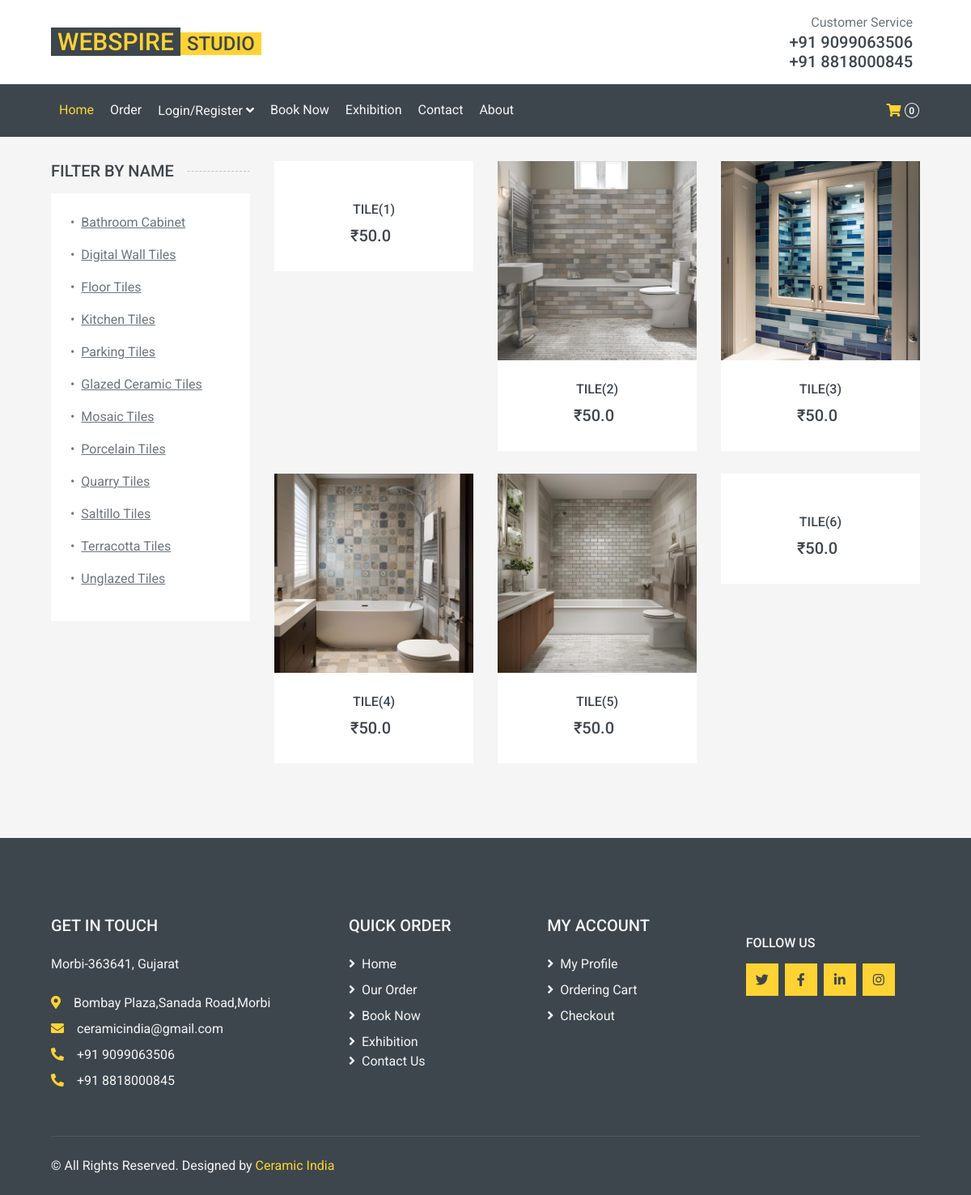
The page /productcatev/16/ on the database its author committed.
### category/models.py (models this page shows, shortened)
class Category(models.Model):
    category_name=models.CharField(max_length=20)
    Category_image=models.ImageField(upload_to="img/categoryimg")
    status=models.BooleanField(default=False)

### product/models.py (models this page shows, shortened)
class product(models.Model):
    category_name=models.ForeignKey("category.Category",on_delete=models.CASCADE)
    name=models.CharField(max_length=50)
    price=models.FloatField()
    qty=models.FloatField()
    image=models.ImageField(upload_to="img/ProductImg/")
    description=models.CharField(max_length=200)

### product/views.py (the view)
# urls.py: path('productcatev/<int:id>/',views.productcatev,name="productcatev"),
def productcatev(request, id):
    try:
        category = Category.objects.get(id=id)
        data = product.objects.filter(category_name=category)
        data1 = Category.objects.filter(status=True)
        p = Paginator(data, per_page=10)
        page_number = request.GET.get('page')
        try:
            page_obj = p.get_page(page_number)
        except PageNotAnInteger:
            page_obj = p.page(1)
        except EmptyPage:
            page_obj = p.page(p.num_pages)
        context = {
            'data': page_obj,
            'data1': data1,
            'page_obj': page_obj,
            'current_category': category
        }
        return render(request, "shopcate.html", context)
    except Category.DoesNotExist:
        messages.error(request, "Category not found")
        return redirect('shop')
    except Exception as e:
        messages.error(request, f"An error occurred: {str(e)}")
        return redirect('shop')

### templates/shopcate.html (shortened to what this page needs)
{% extends 'base.html' %}
{% load static %}
{% block content %}
<div class="container-fluid">
    <div class="row px-xl-5">
        <div class="col-lg-3 col-md-4">
            <h5 class="section-title position-relative text-uppercase mb-3"><span class="bg-secondary pr-3">Filter by Name</span></h5>
            <div class="bg-light p-4 mb-30">
                <form>
                    {% for i in data1 %}
                    <div class="d-flex align-items-center justify-content-left mb-3">
                        •&nbsp;&nbsp;<a for="price-all" href="{% url 'productcatev' i.id %}" style="color:#6c757d; text-decoration: underline;" class="{% if current_category.id == i.id %}fw-bold{% endif %}">{{i.category_name}}</a>
                    </div>
                    {% endfor %}
                </form>
            </div>
        </div>
        <div class="col-lg-9 col-md-8">
            {% if data %}
            <div class="row pb-3">
                {% for i in data %}
                <div class="col-lg-4 col-md-6 col-sm-6 pb-1">
                    <div class="product-item bg-light mb-4">
                        <div class="product-img position-relative overflow-hidden">
                            <img class="img-fluid w-100" src="{{i.image.url}}" alt="">
                            <div class="product-action">
                            </div>
                        </div>
                        <div class="text-center py-4">
                            {% if i.id %}
                            <a class="h6 text-decoration-none text-wrap" style="width: 9rem;" href="{% url 'ProductDetails' i.id %}">{{i.name}}</a>
                            {% else %}
                            <a class="h6 text-decoration-none text-wrap" style="width: 9rem;" href="{% url 'shop' %}">{{i.name}}</a>
                            {% endif %}
                            <div class="d-flex align-items-center justify-content-center mt-2">
                                <h5>₹{{i.price}}</h5><h6 class="text-muted ml-2"></h6>
                            </div>
                        </div>
                    </div>
                </div>
                {% endfor %}
            </div>
            {% else %}
            <div class="text-center py-5">
                <h3>No products found in this category</h3>
                <a href="{% url 'shop' %}" class="btn btn-primary mt-3">View All Products</a>
            </div>
            {% endif %}
        </div>
    </div>
</div>
{% endblock %}

### rows shown on the page
Category: category_name "Bathroom Cabinet"
Category: category_name "Digital Wall Tiles"
Category: category_name "Floor Tiles"
Category: category_name "Kitchen Tiles"
Category: category_name "Parking Tiles"
Category: category_name "Glazed Ceramic Tiles"
Category: category_name "Mosaic Tiles"
Category: category_name "Porcelain Tiles"
Category: category_name "Quarry Tiles"
Category: category_name "Saltillo Tiles"
Category: category_name "Terracotta Tiles"
Category: category_name "Unglazed Tiles"
product: name "TILE(1)", price "50.0"
product: image (picture), name "TILE(2)", price "50.0"
product: image (picture), name "TILE(3)", price "50.0"
product: image (picture), name "TILE(4)", price "50.0"
product: image (picture), name "TILE(5)", price "50.0"
product: name "TILE(6)", price "50.0"

### other values the page prints
{{ request.session.cart|length }} "0"
